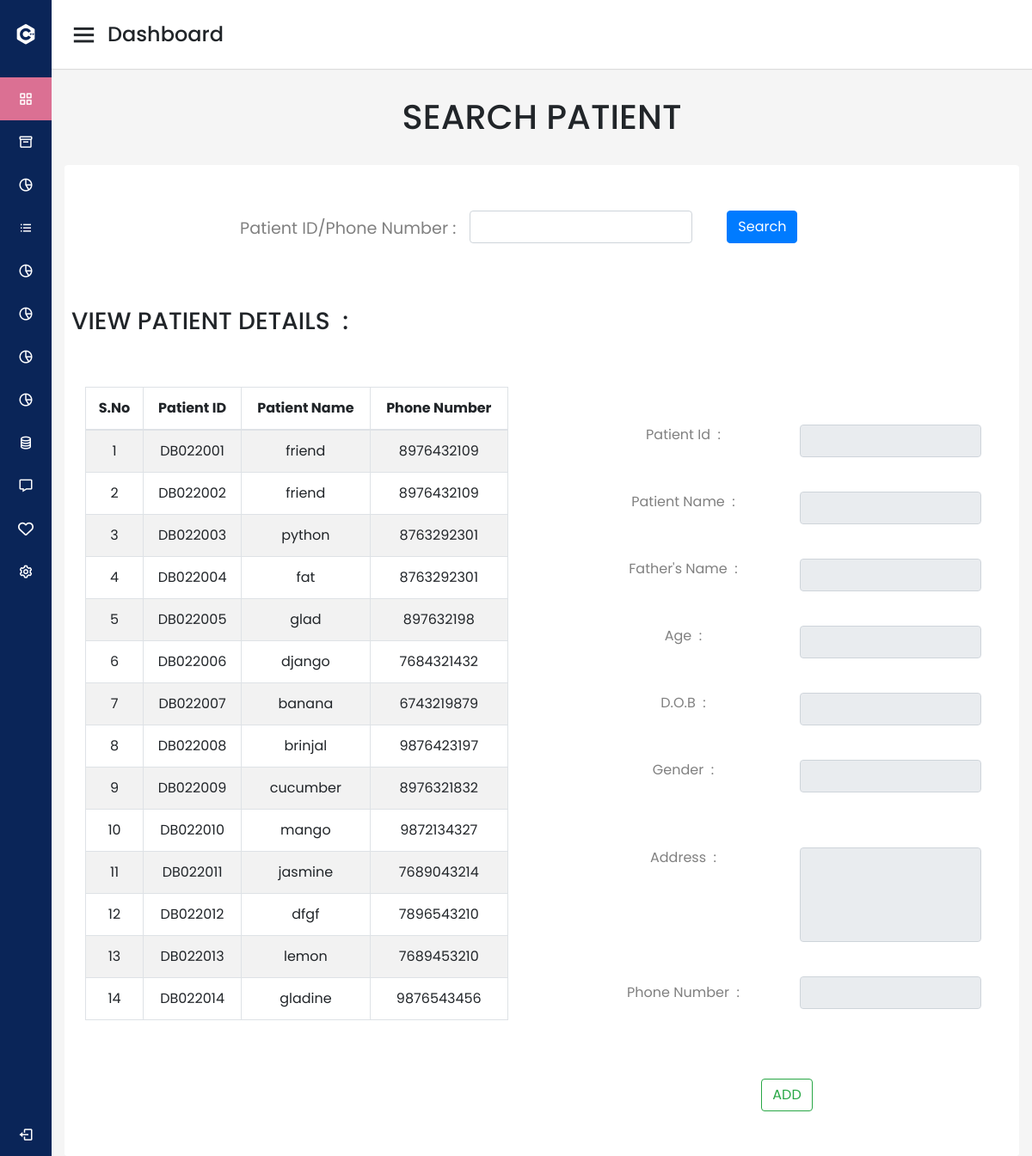
The app's page /search_patient/ with its own data.
### management/models.py (models this page shows)
class PatientDetails(models.Model):
    patient_id= models.CharField(max_length=30)
    patient_name= models.CharField(max_length=30)
    fathers_name= models.CharField(max_length=30)
    age= models.IntegerField(null=True,blank=True)
    date_of_birth= models.DateField()
    gender= models.CharField(max_length=30)
    address= models.TextField(max_length=30)
    phone_number = models.IntegerField(null=True,blank=True)
    @property
    def age(self):
            dob = self.date_of_birth
            tod = datetime.date.today()
            my_age = (tod.year - dob.year) - int((tod.month, tod.day) < (dob.month, dob.day))
            return my_age

### management/views.py (the view)
# urls.py: path('search_patient/', views.search_patient, name='search_patient'),
def search_patient(request):
    x=  PatientDetails.objects.all()
    if request.method=="POST":
        patient_id=request.POST.get("patient_id")
        result1 = PatientDetails.objects.filter(phone_number__iexact = patient_id)
        result2 = PatientDetails.objects.filter(patient_id__iexact = patient_id)
        if result1:
            result=result1
        elif result2:
            result=result2
        else:
            result=[]
        return render(request,'management/search_patient.html',{'x':result,'phone_number':patient_id})
    else:
        y=  TodayPatients.objects.filter(created_at__contains=datetime.today().date())
        y =[i.patient.patient_id for i in y]
        print(y)
        return render(request,'management/search_patient.html',{'x':x})

### management/templates/management/search_patient.html (shortened to what this page needs)
{% extends "management/navbar.html" %}
{% load static %}
{% block content %}
    <section id="search_patient">
        <div class="container-fluid">
            <h1 class="text-center pt-2">SEARCH PATIENT</h1><br>
            <div class="card">
                <div class="card-body text_size">
                    <form action="{% url 'search_patient' %}" method="POST">
                        <div class="form-group row">
                            <div class="col-md-5 p-2 text-md-right">
                            <label for="inputnumber" class="col-form-label">Patient&nbsp;ID/Phone&nbsp;Number&nbsp;:</label>
                            </div>
                            <div class="col-md-3 p-2">
                              <input type="text" class="form-control" name="patient_id" id="inputnumber" placeholder="">
                            </div>
                            <div class="col-md-2 p-2 ml-4">
                                <button type="submit" class="btn btn-primary">Search</button>
                            </div>
                        </div>
                    </form>
                </div>
                    <h3 class="card-title pl-2">VIEW PATIENT DETAILS&nbsp;&nbsp;:</h3><br>
                    <div class="card-deck">
                        <div class="card p-4 ">
                            <div class="table-responsive">
                                <table class="table table-striped table-bordered text-center ">
                                    <thead>
                                        <tr>
                                            <th class="text-center">S.No</th>
                                            <th class="text-center">Patient&nbsp;ID</th>
                                            <th class="text-center">Patient&nbsp;Name</th>
                                            <th class="text-center">Phone&nbsp;Number</th>
                                        </tr>
                                    </thead>
                                    <tbody>
                                        {% for i in x %}
                                       <tr data-href="{% url 'click_patient' i.id %}">
                                            <td>{{i.id }}</td>
                                            <td>{{i.patient_id}}</td>
                                            <td>{{i.patient_name}}</td>
                                            <td>{{i.phone_number}}</td>
                                        </tr>
                                    {% endfor %}
                                    </tbody>
                                </table>
                            </div>
                        </div>
                        <div class="card p-4">
                         <div class="card-body mt-4">
                            <form method="POST" action="{% url 'add_patient' %}">
                                <div class="form-group row d-flex justify-content-center">
                                    <div class="col-lg-6 text-lg-center text-md-left">
                                        <label for="inputid">Patient Id&nbsp;&nbsp;:</label>
                                    </div>
                                    <div class="col-lg-6">
                                        <input type="text" name="patient_id"  id="p_id" value="{{patient.patient_id}}" class="form-control mb-4"  readonly>
                                    </div>
                                </div>
                                <div class="form-group row d-flex justify-content-center">
                                    <div class="col-lg-6 text-lg-center text-md-left">
                                        <label for="inputname" class="text-center">Patient Name&nbsp;&nbsp;:</label>
                                    </div>
                                    <div class="col-lg-6">
                                        <input type="text" name="patient_name" id="patient_name_id" value="{{patient.patient_name}}" class="form-control mb-4" id="inputname"  disabled>
                                    </div>
                                </div>
                                <div class="form-group row d-flex justify-content-center">
                                    <div class="col-lg-6 text-md-left text-lg-center">
                                        <label for="inputname3" class="text-center">Father's Name&nbsp;&nbsp;:</label>
                                    </div>
                                    <div class="col-lg-6">
                                        <input type="text" class="form-control mb-4" value="{{patient.fathers_name}}" name="fathers_name" id="fathers_name_id"  disabled>
                                    </div>
                                </div>
                                <div class="form-group row d-flex justify-content-center">
                                    <div class="col-lg-6 text-md-left text-lg-center">
                                        <label for="inputname4" class="text-center">Age&nbsp;&nbsp;:</label>
                                    </div>
                                    <div class="col-lg-6">
                                        <input type="age" name="age" id="age_id" value="{{patient.age}}" class="form-control mb-4"  disabled>
                                    </div>
                                </div>
                                <div class="form-group row d-flex justify-content-center">
                                    <div class="col-lg-6 text-md-left text-lg-center">
                                        <label for="inputdate" class="text-center">D.O.B&nbsp;&nbsp;:</label>
                                    </div>
                                    <div class="col-lg-6">
                                        <input type="text" class="form-control mb-4" name="date_of_birth" value="{{patient.date_of_birth}}" id="date_of_birth_id" readonly>
                                    </div>
                                </div>
                                <div class="form-group row d-flex justify-content-center ">
                                    <div class="col-lg-6 text-md-left text-lg-center">
                                        <label for="gender" class="text-center">Gender&nbsp;&nbsp;:</label>
                                    </div>
                                    <div class="col-lg-6 mb-4">
                                        <input type="text" class="form-control mb-4" name="gender" value="{{patient.gender}}" id="" readonly>
                                    </div>
                                </div>
                                <div class="form-group row d-flex justify-content-center">
                                    <div class="col-lg-6 text-md-left text-lg-center">
                                        <label for="validationTextarea">Address&nbsp;&nbsp;:</label>
                                    </div>
                                    <div class="col-lg-6">
                                        <textarea class="form-control mb-4" name="address"  rows="4" cols="50"  placeholder=""
                                            disabled>{{patient.address}}</textarea>
                                    </div>
                                </div>
                                <div class="form-group row d-flex justify-content-center">
                                    <div class="col-lg-6 text-md-left text-lg-center">
                                        <label for="inputname4"
                                            class="col-form-label">Phone&nbsp;Number&nbsp;&nbsp;:</label>
                                    </div>
                                    <div class="col-lg-6">
                                        <input type="text" class="form-control" name="phone_number" value="{{patient.phone_number}}" id="patient_phone_number_id" minlength="10" disabled>
                                    </div>
                                </div>
                                <div class="col-lg-12 d-flex justify-content-center mt-5 p-2">
                                   <button type="submit" class="btn btn-outline-success">ADD</button>
                                </div>
                            </form>
                            </div>
                        </div>
                    </div>
                </div>
            </div>
    </section>
{% endblock %}

### management/static/css/navbarstyle.css (style rules this page uses)
* { margin: 0; padding: 0; box-sizing: border-box; font-family: 'Poppins', sans-serif; }

### management/static/css/clinicstyle.css (style rules this page uses)
body { margin:0; padding: 0; box-sizing: border-box; width: 100%; font-family: 'poppins'; font-style: normal; }
.text_size { font-size: larger; margin-top: 25px; }
.col-form-label { margin-bottom: 25px; }
textarea { resize: none; }
h1 { text-transform: uppercase; text-align:center; }

### management/static/css/login.css (style rules this page uses)
body { background-color: #ECEEFF; }
.card { border: none; }
label { color: grey; }
textarea { resize: none; }

### records on screen
PatientDetails: id "1", patient_id "DB022001", patient_name "friend", phone_number "8976432109"
PatientDetails: id "2", patient_id "DB022002", patient_name "friend", phone_number "8976432109"
PatientDetails: id "3", patient_id "DB022003", patient_name "python", phone_number "8763292301"
PatientDetails: id "4", patient_id "DB022004", patient_name "fat", phone_number "8763292301"
PatientDetails: id "5", patient_id "DB022005", patient_name "glad", phone_number "897632198"
PatientDetails: id "6", patient_id "DB022006", patient_name "django", phone_number "7684321432"
PatientDetails: id "7", patient_id "DB022007", patient_name "banana", phone_number "6743219879"
PatientDetails: id "8", patient_id "DB022008", patient_name "brinjal", phone_number "9876423197"
PatientDetails: id "9", patient_id "DB022009", patient_name "cucumber", phone_number "8976321832"
PatientDetails: id "10", patient_id "DB022010", patient_name "mango", phone_number "9872134327"
PatientDetails: id "11", patient_id "DB022011", patient_name "jasmine", phone_number "7689043214"
PatientDetails: id "12", patient_id "DB022012", patient_name "dfgf", phone_number "7896543210"
PatientDetails: id "13", patient_id "DB022013", patient_name "lemon", phone_number "7689453210"
PatientDetails: id "14", patient_id "DB022014", patient_name "gladine", phone_number "9876543456"
